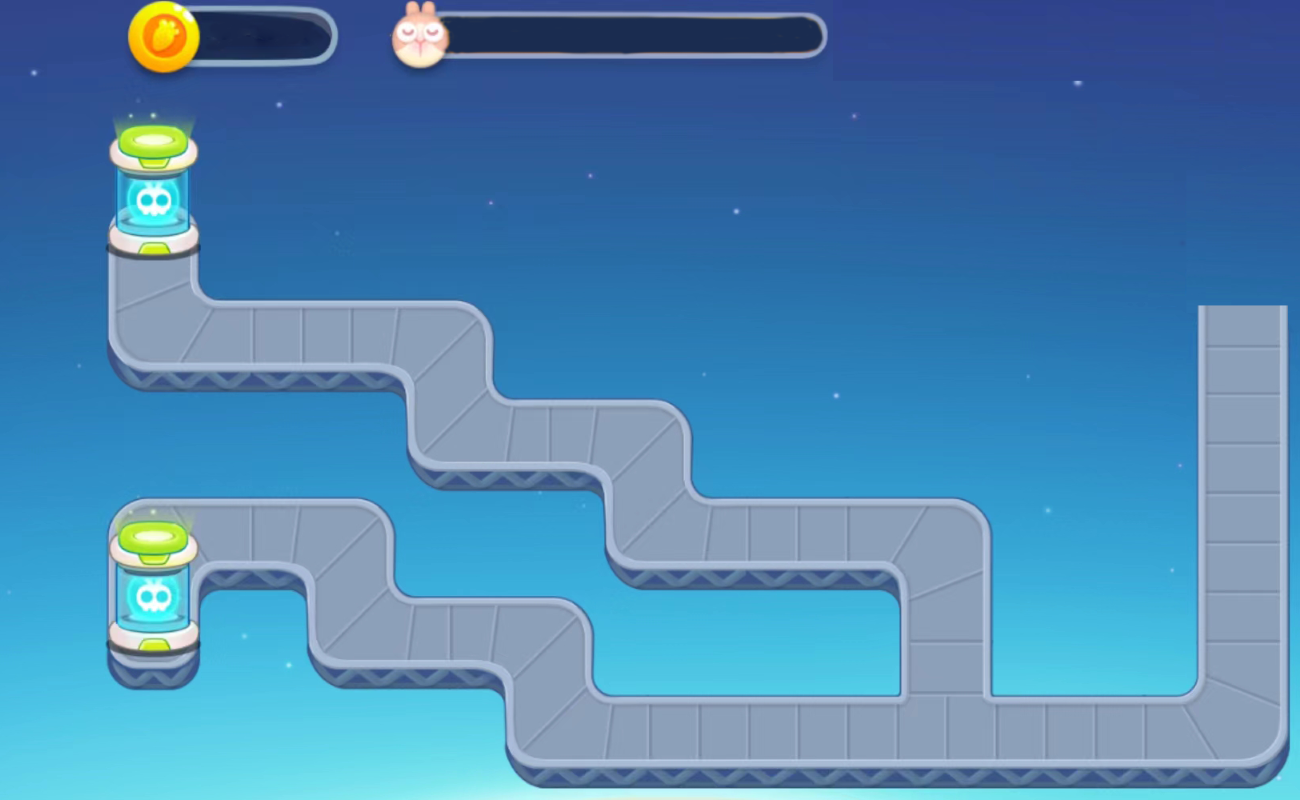

A level layout from a 2D game, rendered from its tile map. Below: a short description, then the map file with tile-grid data replaced by summaries:
An orthogonal 13x8 tile map with 100x100 px tiles, 1 tile layer (Background) and 56 objects.

<map version="1.10" tiledversion="1.10.2" orientation="orthogonal" renderorder="right-down" width="13" height="8" tilewidth="100" tileheight="100" infinite="0" nextlayerid="4" nextobjectid="61">
 <tileset firstgid="1" source="Level 3.tsx" />
 <layer id="1" name="Background" width="13" height="8">
  <data>[104 cells, 104 non-empty, 104 distinct tile ids]</data>
 </layer>
 <objectgroup id="2" name="Carrot">
  <object id="1" x="1200" y="300" width="100" height="100" />
 </objectgroup>
 <objectgroup id="3" name="TowerPosition">
  <object id="3" x="0" y="100" width="100" height="100" />
  <object id="4" x="0" y="200" width="100" height="100" />
  <object id="5" x="0" y="300" width="100" height="100" />
  <object id="6" x="0" y="400" width="100" height="100" />
  <object id="7" x="0" y="500" width="100" height="100" />
  <object id="8" x="0" y="600" width="100" height="100" />
  <object id="12" x="1100" y="300" width="100" height="100" />
  <object id="13" x="1100" y="400" width="100" height="100" />
  <object id="14" x="1100" y="500" width="100" height="100" />
  <object id="15" x="1100" y="600" width="100" height="100" />
  <object id="16" x="1000" y="300" width="100" height="100" />
  <object id="17" x="1000" y="400" width="100" height="100" />
  <object id="18" x="1000" y="500" width="100" height="100" />
  <object id="19" x="1000" y="600" width="100" height="100" />
  <object id="20" x="900" y="300" width="100" height="100" />
  <object id="21" x="800" y="300" width="100" height="100" />
  <object id="22" x="700" y="300" width="100" height="100" />
  <object id="23" x="600" y="300" width="100" height="100" />
  <object id="24" x="500" y="300" width="100" height="100" />
  <object id="25" x="1100" y="200" width="100" height="100" />
  <object id="26" x="1000" y="200" width="100" height="100" />
  <object id="27" x="900" y="200" width="100" height="100" />
  <object id="28" x="800" y="200" width="100" height="100" />
  <object id="29" x="700" y="200" width="100" height="100" />
  <object id="30" x="600" y="200" width="100" height="100" />
  <object id="31" x="500" y="200" width="100" height="100" />
  <object id="32" x="400" y="200" width="100" height="100" />
  <object id="33" x="300" y="200" width="100" height="100" />
  <object id="34" x="200" y="200" width="100" height="100" />
  <object id="35" x="300" y="400" width="100" height="100" />
  <object id="36" x="200" y="400" width="100" height="100" />
  <object id="37" x="100" y="400" width="100" height="100" />
  <object id="38" x="100" y="700" width="100" height="100" />
  <object id="39" x="400" y="700" width="100" height="100" />
  <object id="40" x="300" y="700" width="100" height="100" />
  <object id="41" x="200" y="700" width="100" height="100" />
  <object id="42" x="500" y="500" width="100" height="100" />
  <object id="43" x="400" y="500" width="100" height="100" />
  <object id="44" x="900" y="400" width="100" height="100" />
  <object id="45" x="800" y="400" width="100" height="100" />
  <object id="46" x="700" y="400" width="100" height="100" />
  <object id="47" x="800" y="600" width="100" height="100" />
  <object id="48" x="700" y="600" width="100" height="100" />
  <object id="49" x="600" y="600" width="100" height="100" />
  <object id="50" x="200" y="600" width="100" height="100" />
  <object id="51" x="1100" y="100" width="100" height="100" />
  <object id="52" x="1000" y="100" width="100" height="100" />
  <object id="53" x="900" y="100" width="100" height="100" />
  <object id="54" x="800" y="100" width="100" height="100" />
  <object id="55" x="700" y="100" width="100" height="100" />
  <object id="56" x="600" y="100" width="100" height="100" />
  <object id="57" x="500" y="100" width="100" height="100" />
  <object id="58" x="400" y="100" width="100" height="100" />
  <object id="59" x="300" y="100" width="100" height="100" />
  <object id="60" x="200" y="100" width="100" height="100" />
 </objectgroup>
</map>